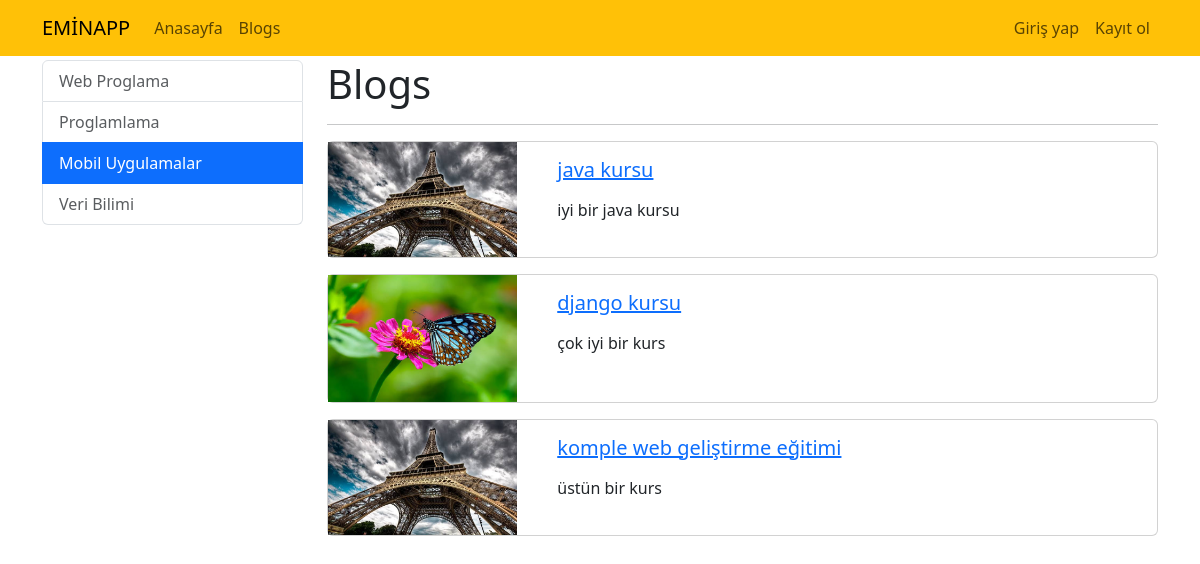
Screenshot of /categories/mobil-uygulamalar with the database file from the repository.
### blogapp/blog/models.py (models this page shows, shortened)
class Category(models.Model):
    name = models.CharField(max_length=200)
    slug = models.SlugField(null=False, blank=True,
                            unique=True, db_index=True, editable=False)

class Blog(models.Model):
    title = models.CharField(max_length=200)
    image = models.ImageField(upload_to="blogs")
    description = RichTextField()
    is_active = models.BooleanField(default=False)
    is_home = models.BooleanField(default=False)
    slug = models.SlugField(null=False, blank=True,
                            unique=True, db_index=True, editable=False)
    categories = models.ManyToManyField(Category, blank=True)

### blogapp/blog/views.py (the view)
# urls.py: path('categories/<slug:slug>', views.blogs_by_category,
def blogs_by_category(request, slug):
    context = {
        "blogs": Category.objects.get(slug=slug).blog_set.filter(is_active=True),
        "categories": Category.objects.all(),
        "selected_category": slug
    }
    return render(request, 'blogs.html', context)

### blogapp/blog/templates/blogs.html (shortened to what this page needs)
{% extends "base.html" %}
{% block content %}
<div class="container mt-1">
    <div class="row">
            <div class="col-3">
             {% include 'partials/_categories.html' %}
            </div>
            <div class="col-9">
                <h1>Blogs</h1>
                <hr>
                {% if blogs|length > 0 %}
                    {% for blog in blogs %}
                        {% if blog.is_active %}
                            {% include 'blog/partials/_blog.html' %}
                        {% endif %}
                    {% endfor %}
                {% else %}
                    <p>No blogs available.</p>
                {% endif %}
            </div>
    </div>
</div>
{% endblock %}

### templates/partials/_categories.html
<div class="list-group">
    {% for category in categories %}
        {% if selected_category == category.slug %}
            <a class="list-group-item list-group-item-action active" href="{% url "blogs_by_category" category.slug %}">{{ category.name|title }}</a>
        {% else %}
            <a class="list-group-item list-group-item-action" href="{% url "blogs_by_category" category.slug %}">{{ category.name|title }}</a>
        {% endif %}
    {% endfor %}
</div>

### blogapp/blog/templates/blog/partials/_blog.html
{% load static %}
<div class="card mb-3">
    <div class="row">
        <div class="col-md-3">
            <img src="{{ blog.image.url }}" alt="" class="img-fluid">
        </div>
            <div class="col-md-9">
                <div class="card-body">
                    <h5 class="card-title">
                        <a href="{% url 'blogs_details' blog.slug %}">
                        {{ blog.title }}
                        </a>
                    </h5>
                    <p class="card-text">{{ blog.description|safe }}</p>
                </div>
            </div>
    </div>
</div>

### rows the page displays
Category: name "Web Proglama"
Category: name "Proglamlama"
Category: name "Mobil Uygulamalar"
Category: name "Veri Bilimi"
Blog: image (picture), title "java kursu", description "iyi bir java kursu"
Blog: image (picture), title "django kursu", description "çok iyi bir kurs"
Blog: image (picture), title "komple web geliştirme eğitimi", description "üstün bir kurs"
